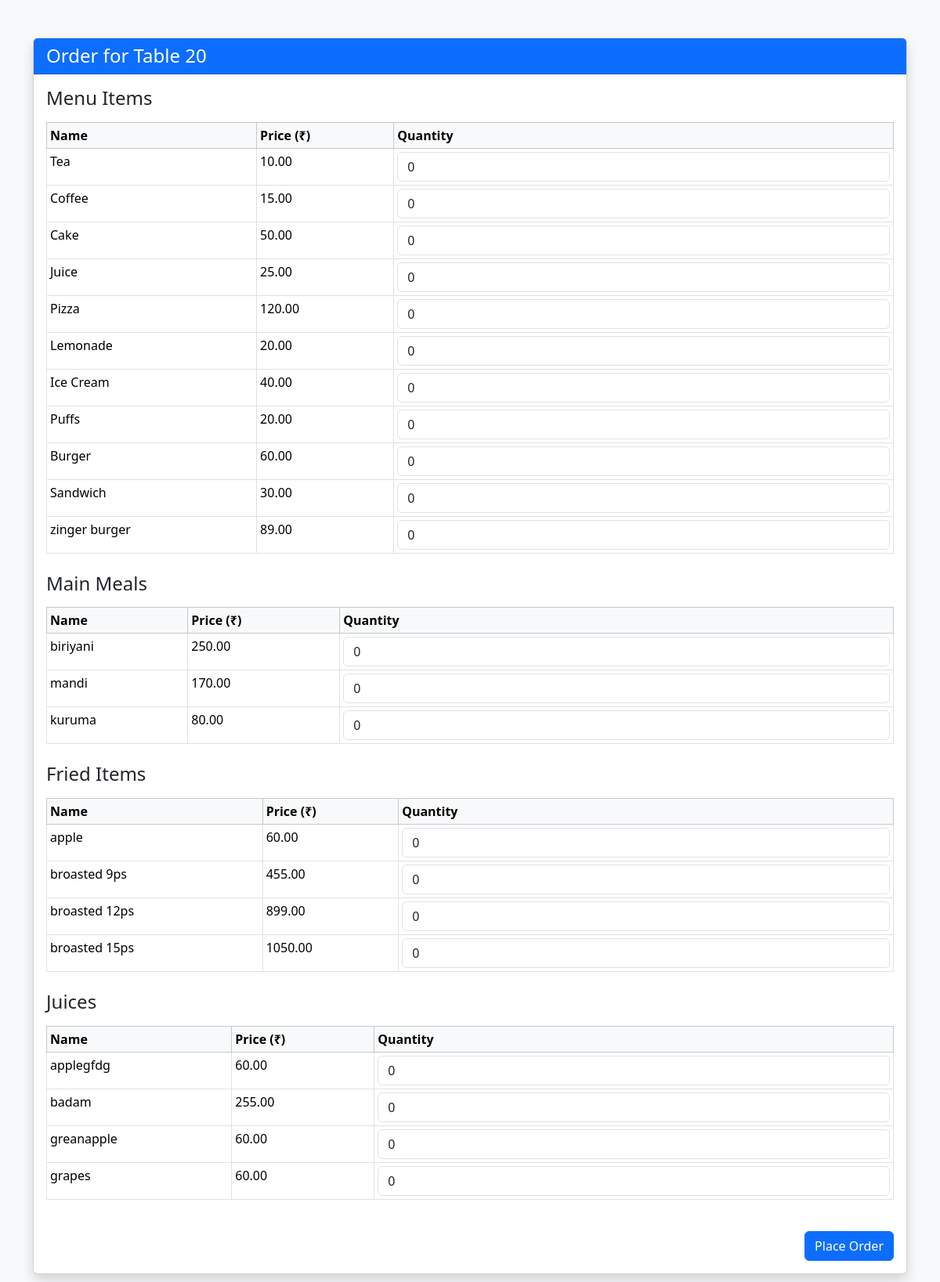
Screenshot of /order/20/ with the database file from the repository.
### sweet/models.py (models this page shows, shortened)
class SweetTable(models.Model):
    number = models.IntegerField(unique=True)

class MenuItem(models.Model):
    name = models.CharField(max_length=100)
    price = models.DecimalField(max_digits=6, decimal_places=2)

class Meal(models.Model):
    name = models.CharField(max_length=100)
    price = models.DecimalField(max_digits=6, decimal_places=2)

class FriedItem(models.Model):
    name = models.CharField(max_length=100)
    price = models.DecimalField(max_digits=8, decimal_places=2)

class Juice(models.Model):
    name = models.CharField(max_length=100)
    price = models.DecimalField(max_digits=8, decimal_places=2)

### sweet/views.py (the view, shortened to what this page needs)
# urls.py: path('order/<int:table_id>/', views.order_items, name='order_items'),
def order_items(request, table_id):
    table = SweetTable.objects.get(id=table_id)
    menu_items = MenuItem.objects.all()
    meals = Meal.objects.all()
    fried_items = FriedItem.objects.all()
    juices = Juice.objects.all()
    return render(request, 'order_items.html', {
        'table': table,
        'menu_items': menu_items,
        'meals': meals,
        'fried_items': fried_items,
        'juices': juices,
    })

### sweet/templates/order_items.html (shortened to what this page needs)
{% load calc_filters %}
<!DOCTYPE html>
<html lang="en">
<head>
    <link href="https://cdn.jsdelivr.net/npm/bootstrap@5.3.3/dist/css/bootstrap.min.css" rel="stylesheet" />
</head>
<body class="bg-light py-5">
<div class="container">
    <div class="card shadow">
        <div class="card-header bg-primary text-white">
            <h4 class="mb-0">Order for Table {{ table.number }}</h4>
        </div>
        <div class="card-body">
            <form method="POST" novalidate>
                <h4 class="mb-3">Menu Items</h4>
                <table class="table table-bordered table-sm">
                    <thead class="table-light">
                        <tr>
                            <th>Name</th>
                            <th>Price (₹)</th>
                            <th>Quantity</th>
                        </tr>
                    </thead>
                    <tbody>
                        {% for item in menu_items %}
                        <tr>
                            <td>{{ item.name }}</td>
                            <td>{{ item.price }}</td>
                            <td>
                                <input type="number" min="0" value="0" class="form-control" name="quantity_menu_{{ item.id }}" id="quantity_menu_{{ item.id }}">
                            </td>
                        </tr>
                        {% endfor %}
                    </tbody>
                </table>
                <h4 class="mt-4 mb-3">Main Meals</h4>
                <table class="table table-bordered table-sm">
                    <thead class="table-light">
                        <tr>
                            <th>Name</th>
                            <th>Price (₹)</th>
                            <th>Quantity</th>
                        </tr>
                    </thead>
                    <tbody>
                        {% for meal in meals %}
                        <tr>
                            <td>{{ meal.name }}</td>
                            <td>{{ meal.price }}</td>
                            <td>
                                <input type="number" min="0" value="0" class="form-control" name="quantity_meal_{{ meal.id }}" id="quantity_meal_{{ meal.id }}">
                            </td>
                        </tr>
                        {% endfor %}
                    </tbody>
                </table>
                <h4 class="mt-4 mb-3">Fried Items</h4>
                <table class="table table-bordered table-sm">
                    <thead class="table-light">
                        <tr>
                            <th>Name</th>
                            <th>Price (₹)</th>
                            <th>Quantity</th>
                        </tr>
                    </thead>
                    <tbody>
                        {% for fried in fried_items %}
                        <tr>
                            <td>{{ fried.name }}</td>
                            <td>{{ fried.price }}</td>
                            <td>
                                <input type="number" min="0" value="0" class="form-control" name="quantity_fried_{{ fried.id }}" id="quantity_fried_{{ fried.id }}">
                            </td>
                        </tr>
                        {% endfor %}
                    </tbody>
                </table>
                <h4 class="mt-4 mb-3">Juices</h4>
                <table class="table table-bordered table-sm">
                    <thead class="table-light">
                        <tr>
                            <th>Name</th>
                            <th>Price (₹)</th>
                            <th>Quantity</th>
                        </tr>
                    </thead>
                    <tbody>
                        {% for juice in juices %}
                        <tr>
                            <td>{{ juice.name }}</td>
                            <td>{{ juice.price }}</td>
                            <td>
                                <input type="number" min="0" value="0" class="form-control" name="quantity_juice_{{ juice.id }}" id="quantity_juice_{{ juice.id }}">
                            </td>
                        </tr>
                        {% endfor %}
                    </tbody>
                </table>
                <div class="text-end">
                    <button type="submit" class="btn btn-primary mt-4">Place Order</button>
                </div>
            </form>
        </div>
    </div>
</div>
</body>
</html>

### rows the page displays
SweetTable: number "20"
MenuItem: name "Tea", price "10.00"
MenuItem: name "Coffee", price "15.00"
MenuItem: name "Cake", price "50.00"
MenuItem: name "Juice", price "25.00"
MenuItem: name "Pizza", price "120.00"
MenuItem: name "Lemonade", price "20.00"
MenuItem: name "Ice Cream", price "40.00"
MenuItem: name "Puffs", price "20.00"
MenuItem: name "Burger", price "60.00"
MenuItem: name "Sandwich", price "30.00"
MenuItem: name "zinger burger", price "89.00"
Meal: name "biriyani", price "250.00"
Meal: name "mandi", price "170.00"
Meal: name "kuruma", price "80.00"
FriedItem: name "apple", price "60.00"
FriedItem: name "broasted 9ps", price "455.00"
FriedItem: name "broasted 12ps", price "899.00"
FriedItem: name "broasted 15ps", price "1050.00"
Juice: name "applegfdg", price "60.00"
Juice: name "badam", price "255.00"
Juice: name "greanapple", price "60.00"
Juice: name "grapes", price "60.00"
